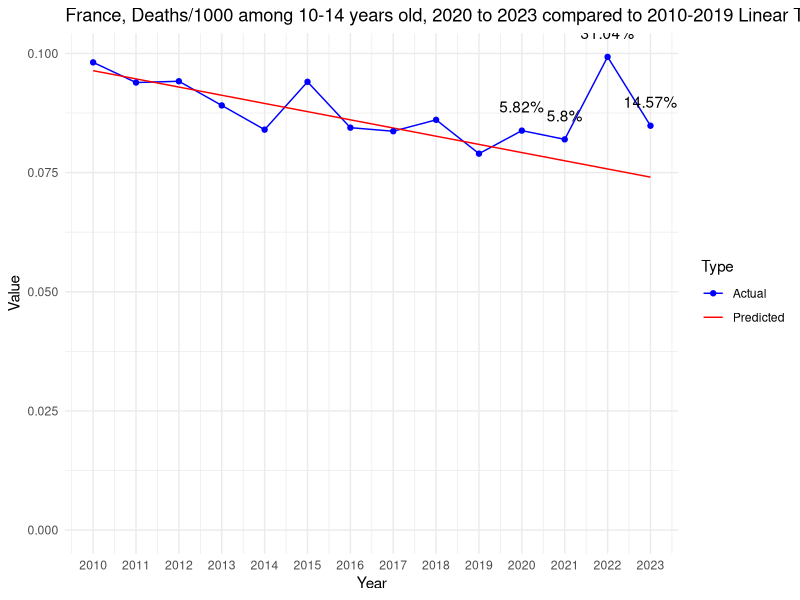

Generate this figure with R:
# Load necessary libraries
library(dplyr)
library(readr)
library(ggplot2)

# Defines the data as a named vector
data <- c(
`2010` = 0.0981327159478818, `2011` = 0.0938969571679433, `2012` = 0.0941707533865548, `2013` = 0.0890954074744193, `2014` = 0.0840137691755752,
`2015` = 0.0940515763796614, `2016` = 0.0844294459664147, `2017` = 0.0836846791446471, `2018` = 0.0860776635719578, `2019` = 0.0789785049319344,
`2020` = 0.0838117069873499, `2021` = 0.0819753364353453, `2022` = 0.0992838358578979, `2023` = 0.0848384437118867
)

# Extracts data for the decade and recent years
decade <- data[as.character(2010:2019)]
recent_years <- data[as.character(2020:2023)]

# Fits a linear model to the decade data
years <- as.numeric(names(decade))
lm_model <- lm(decade ~ years)

# Predicts values for 2020 to 2023 based on the linear model
predicted_values <- predict(lm_model, newdata = data.frame(years = as.numeric(names(recent_years))))

# Calculates deviations from the linear trend
deviations <- recent_years - predicted_values

# Calculates the mean and standard deviation of the decade
decade_mean <- mean(decade)
decade_stddev <- sd(decade)

# Initializes vectors to store the calculated values
z_scores <- numeric(length(recent_years))
percent_deviations <- numeric(length(recent_years))

# Calculates and store the Z-scores, deviations, and percentage of deviations for recent years
for (i in 1:length(recent_years)) {
  year <- names(recent_years)[i]
  z_scores[i] <- (recent_years[year] - decade_mean) / decade_stddev
  deviation <- deviations[year]
  percent_deviations[i] <- (deviation / predicted_values[i]) * 100
  cat(sprintf("Year: %s, Z-score: %f, Deviation from linear trend: %f, Percentage of deviation: %f%%\n",
              year, z_scores[i], deviation, percent_deviations[i]))
}

# Prepare an extended range for predictions, including 2020 to 2023
extended_years <- as.numeric(c(names(decade), names(recent_years)))

# Predict values for the extended range based on the linear model
extended_predicted_values <- predict(lm_model, newdata = data.frame(years = extended_years))

# Create a data frame for plotting actual values
actual_plot_data <- data.frame(
  Year = as.numeric(names(data)),
  Value = data,
  Type = "Actual"
)

# Create a data frame for plotting predicted values
predicted_plot_data <- data.frame(
  Year = extended_years,
  Value = extended_predicted_values,
  Type = "Predicted"
)

# Combine actual and predicted data
plot_data <- rbind(actual_plot_data, predicted_plot_data)

# Create the line chart
p <- ggplot(plot_data, aes(x = Year, y = Value, color = Type)) +
  geom_line(aes(group = Type)) +
  geom_point(data = actual_plot_data, aes(x = Year, y = Value)) +
  theme_minimal() +
  labs(title = "France, Deaths/1000 among 10-14 years old, 2020 to 2023 compared to 2010-2019 Linear Trend", x = "Year", y = "Value") +
  scale_color_manual(values = c("Actual" = "blue", "Predicted" = "red")) +
  scale_y_continuous(labels = scales::comma, limits = c(0, max(plot_data$Value))) +
  scale_x_continuous(breaks = extended_years) # Set breaks to every year

# Add percentage of deviation annotations for 2020 to 2023
for (i in 1:length(recent_years)) {
  year <- as.numeric(names(recent_years)[i])
  deviation_value <- percent_deviations[i]
  p <- p + annotate("text", x = year, y = data[as.character(year)], label = paste0(round(deviation_value, 2), "%"), vjust = -1.5)
}

# Print the plot
print(p)
